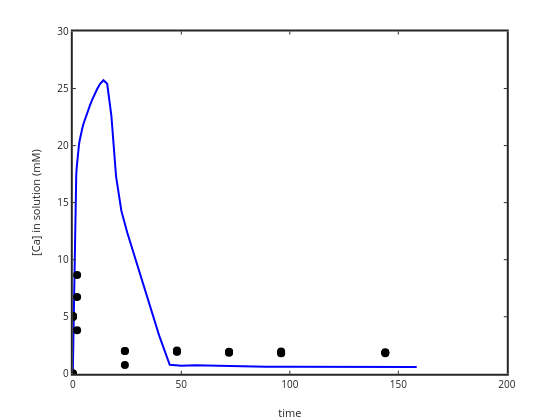

The code cell stored with this chart in its notebook:
### Code cell
plot(time,(Caphreeqc*1e3),'b-','linewidth',2); ylabel('[Ca] in solution (mM)'); xlabel('time')
hold on
plot(sampletime,(sampleCa*1e3),'ko','markersize',8,'markerfacecolor','k')
set(gca,'linewidth',2)

### Figure 1 — Plotly figure (JSON) as saved in the notebook; plotly's stock layout.template omitted (floating-point values rounded to 4 significant figures)
{"data": [{"line": {"color": "rgb(0,0,255)", "dash": "solid", "width": 2}, "marker": {"color": "rgb(0,0,255)", "line": {"color": "rgb(0,0,255)"}, "size": 6, "symbol": "none"}, "mode": "lines", "name": "", "showlegend": false, "type": "scatter", "visibility": true, "x": [0, 1.122, 1.259, 1.413, 1.585, 1.778, 1.995, 2.239, 2.512, 2.818, 3.162, 3.548, 3.981, 4.467, 5.012, 5.623, 6.31, 7.079, 7.943, 8.913, 10, 11.22, 12.59, 14.13, 15.85, 17.78, 19.95, 22.39, 25.12, 28.18, 31.62, 35.48, 39.81, 44.67, 50.12, 56.23, 63.1, 70.79, 79.43, 89.13, 100, 112.2, 125.9, 141.3, 158.5], "xaxis": "x", "y": [0, 15.28, 16.03, 16.75, 17.43, 18.03, 18.6, 19.13, 19.59, 20.04, 20.45, 20.84, 21.22, 21.58, 21.96, 22.32, 22.71, 23.12, 23.55, 24.0, 24.48, 24.96, 25.42, 25.73, 25.42, 22.6, 17.27, 14.28, 12.36, 10.47, 8.329, 5.955, 3.349, 0.7914, 0.7019, 0.75, 0.7109, 0.6696, 0.6396, 0.6198, 0.6073, 0.5998, 0.5956, 0.5933, 0.5923], "yaxis": "y"}, {"line": {"color": "rgb(0,0,0)", "width": 0.5}, "marker": {"color": "rgb(0,0,0)", "line": {"color": "rgb(0,0,0)"}, "size": 8, "symbol": "circle"}, "mode": "markers", "name": "", "showlegend": false, "type": "scatter", "visibility": true, "x": [0, 0.1, 2, 24, 48, 72, 96, 144, 0, 0.1, 2, 24, 48, 72, 96, 144, 0, 0.1, 2, 24, 48, 72, 96, 144], "xaxis": "x", "y": [0.01702, 4.969, 3.807, 0.7795, 1.93, 1.91, 1.833, 1.842, 0.00676, 5.043, 6.721, 2.0, 1.953, 1.854, 1.811, 1.808, 0.04982, 5.069, 8.655, 2.008, 2.05, 1.931, 1.946, 1.89], "yaxis": "y"}], "layout": {"height": 420, "hovermode": "closest", "margin": {"b": 0, "l": 0, "r": 0, "t": 0}, "plot_bgcolor": "rgba(0,0,0,0)", "showlegend": false, "width": 560, "xaxis": {"anchor": "y", "autorange": false, "domain": [0.13, 0.905], "exponentformat": "none", "gridcolor": "rgba(38,38,38,0.15)", "gridwidth": 2, "linecolor": "rgb(38,38,38)", "linewidth": 2, "mirror": "ticks", "range": [0, 200], "showgrid": false, "showline": true, "side": "bottom", "spikedash": "solid", "spikemode": "across", "spikesides": false, "spikethickness": 1, "tickangle": 0, "tickcolor": "rgb(38,38,38)", "tickfont": {"color": "rgb(38,38,38)", "size": 10}, "ticklen": 3, "ticks": "inside", "ticktext": ["0", "50", "100", "150", "200"], "tickvals": [0, 50, 100, 150, 200], "title": {"font": {"color": "rgb(38,38,38)", "size": 11}, "text": "time"}, "type": "linear", "visible": true, "zeroline": false}, "yaxis": {"anchor": "x", "autorange": false, "domain": [0.11, 0.925], "exponentformat": "none", "gridcolor": "rgba(38,38,38,0.15)", "gridwidth": 2, "linecolor": "rgb(38,38,38)", "linewidth": 2, "mirror": "ticks", "range": [0, 30], "showgrid": false, "showline": true, "side": "left", "spikedash": "solid", "spikemode": "across", "spikesides": false, "spikethickness": 1, "tickangle": 0, "tickcolor": "rgb(38,38,38)", "tickfont": {"color": "rgb(38,38,38)", "size": 10}, "ticklen": 3, "ticks": "inside", "ticktext": ["0", "5", "10", "15", "20", "25", "30"], "tickvals": [0, 5, 10, 15, 20, 25, 30], "title": {"font": {"color": "rgb(38,38,38)", "size": 11}, "text": "[Ca] in solution (mM)"}, "type": "linear", "visible": true, "zeroline": false}}}
